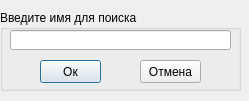
<?xml version="1.0" encoding="UTF-8"?>
<ui version="4.0">
 <class>Dialog_input</class>
 <widget class="QDialog" name="Dialog_input">
  <property name="geometry">
   <rect>
    <x>0</x>
    <y>0</y>
    <width>249</width>
    <height>101</height>
   </rect>
  </property>
  <property name="windowTitle">
   <string>Поиск</string>
  </property>
  <widget class="QGroupBox" name="groupBox">
   <property name="geometry">
    <rect>
     <x>0</x>
     <y>10</y>
     <width>241</width>
     <height>81</height>
    </rect>
   </property>
   <property name="layoutDirection">
    <enum>Qt::LeftToRight</enum>
   </property>
   <property name="title">
    <string>Введите имя для поиска</string>
   </property>
   <widget class="QLineEdit" name="lineEdit">
    <property name="geometry">
     <rect>
      <x>10</x>
      <y>20</y>
      <width>221</width>
      <height>20</height>
     </rect>
    </property>
   </widget>
   <widget class="QPushButton" name="pushButton">
    <property name="geometry">
     <rect>
      <x>40</x>
      <y>50</y>
      <width>61</width>
      <height>23</height>
     </rect>
    </property>
    <property name="text">
     <string>Ок</string>
    </property>
   </widget>
   <widget class="QPushButton" name="pushButton_2">
    <property name="geometry">
     <rect>
      <x>140</x>
      <y>50</y>
      <width>61</width>
      <height>23</height>
     </rect>
    </property>
    <property name="text">
     <string>Отмена</string>
    </property>
   </widget>
  </widget>
 </widget>
 <resources/>
 <connections/>
</ui>
